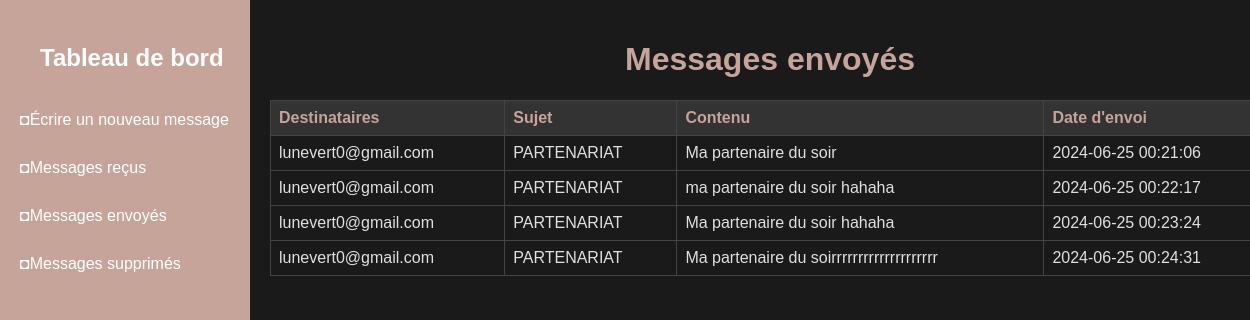
/dashboard.php?page=sent (signed in), run on the app's committed database.
### tables this page shows
CREATE TABLE `emails_envoyes` (
  `id` int(11) NOT NULL AUTO_INCREMENT,
  `utilisateur_id` int(11) DEFAULT NULL,
  `destinataires` text DEFAULT NULL,
  `sujet` varchar(255) DEFAULT NULL,
  `contenu` text DEFAULT NULL,
  `date_envoi` timestamp NOT NULL DEFAULT current_timestamp(),
  `status` enum('active','deleted') DEFAULT 'active',
  PRIMARY KEY (`id`),
  KEY `utilisateur_id` (`utilisateur_id`)
);

### sent.php (the view, shortened to what this page needs)
<?php
function getSentEmails($user_id) {
    $conn = db_connect();
    $stmt = $conn->prepare("SELECT destinataires, sujet, contenu, date_envoi FROM emails_envoyes WHERE utilisateur_id = ?");
    $stmt->bind_param("i", $user_id);
    $stmt->execute();
    $result = $stmt->get_result();
    $emails = $result->fetch_all(MYSQLI_ASSOC);
    return $emails;
}
$sent_emails = getSentEmails($_SESSION['user_id']);
?>
<!DOCTYPE html>
<html>
<head>
</head>
<body>
    <h1>Messages envoyés</h1>
    <?php if (count($sent_emails) > 0): ?>
        <table border="1">
            <tr>
                <th>Destinataires</th>
                <th>Sujet</th>
                <th>Contenu</th>
                <th>Date d'envoi</th>
            </tr>
            <?php foreach ($sent_emails as $email): ?>
                <tr>
                    <td><?php echo htmlspecialchars($email['destinataires']); ?></td>
                    <td><?php echo htmlspecialchars($email['sujet']); ?></td>
                    <td><?php echo nl2br(htmlspecialchars($email['contenu'])); ?></td>
                    <td><?php echo htmlspecialchars($email['date_envoi']); ?></td>
                </tr>
            <?php endforeach; ?>
        </table>
    <?php else: ?>
        <p>Aucun message envoyé.</p>
    <?php endif; ?>
</body>
</html>

### dashboard.php (shortened to what this page needs)
<!DOCTYPE html>
<html lang="fr">
<head>
    <link rel="stylesheet" href="styles.css">
</head>
<body>
    <div class="sidebar">
        <h2><Menu>Tableau de bord</Menu></h2>
        <a href="dashboard.php?page=send">◘Écrire un nouveau message</a>
        <a href="dashboard.php?page=inbox">◘Messages reçus</a>
        <a href="dashboard.php?page=sent">◘Messages envoyés</a>
        <a href="dashboard.php?page=deleted">◘Messages supprimés</a>
    </div>
    <div class="content">
        <?php
        $page = isset($_GET['page']) ? $_GET['page'] : 'write';
        $pagePath = '';
        switch ($page) {
            case 'sent':
                $pagePath = 'sent.php';
                break;
        }
        if (file_exists($pagePath)) {
            include $pagePath;
        } else {
            echo '<p>Page non trouvée.</p>';
        }
        ?>
    </div>
</body>
</html>

### styles.css (style rules this page uses)
body { font-family: Arial, sans-serif; background-color: #1a1a1a; color: #e0e0e0; margin: 0; padding: 0; }
h1 { color: #c6a49a; text-align: center; }
table { width: 100%; border-collapse: collapse; }
table, th, td { border: 1px solid #444; }
th, td { padding: 8px; text-align: left; }
th { background-color: #333; color: #c6a49a; }

### dashboard.php (style rules this page uses)
body { font-family: Arial, sans-serif; background-color: #1a1a1a; color: #e0e0e0; margin: 0; padding: 0; }
.sidebar { width: 250px; background-color: #c6a49a; color: #fff; height: 100vh; position: fixed; top: 0; left: 0; padding-top: 20px; }
.sidebar a { padding: 15px 20px; text-decoration: none; color: #fff; display: block; }
.content { margin-left: 250px; padding: 20px; width: calc(100% - 250px); }

### sent.php (style rules this page uses)
h1 { color: #c6a49a; }
th { color: #c6a49a; }

### data on the page
emails_envoyes: destinataires "lunevert0@gmail.com", sujet "PARTENARIAT", contenu "Ma partenaire du soir", date_envoi "2024-06-25 00:21:06"
emails_envoyes: destinataires "lunevert0@gmail.com", sujet "PARTENARIAT", contenu "ma partenaire du soir hahaha", date_envoi "2024-06-25 00:22:17"
emails_envoyes: destinataires "lunevert0@gmail.com", sujet "PARTENARIAT", contenu "Ma partenaire du soir hahaha", date_envoi "2024-06-25 00:23:24"
emails_envoyes: destinataires "lunevert0@gmail.com", sujet "PARTENARIAT", contenu "Ma partenaire du soirrrrrrrrrrrrrrrrrrrr", date_envoi "2024-06-25 00:24:31"
